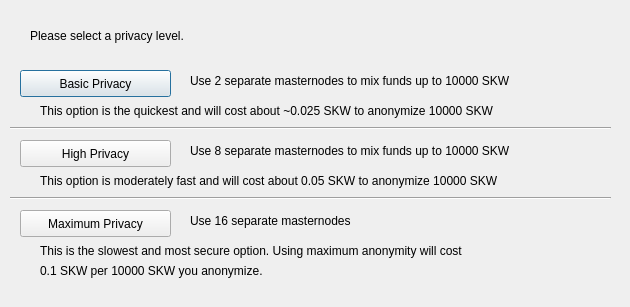
<?xml version="1.0" encoding="UTF-8"?>
<ui version="4.0">
 <class>ObfuscationConfig</class>
 <widget class="QDialog" name="ObfuscationConfig">
  <property name="geometry">
   <rect>
    <x>0</x>
    <y>0</y>
    <width>630</width>
    <height>307</height>
   </rect>
  </property>
  <property name="windowTitle">
   <string>Configure Obfuscation</string>
  </property>
  <widget class="QPushButton" name="buttonBasic">
   <property name="geometry">
    <rect>
     <x>20</x>
     <y>70</y>
     <width>151</width>
     <height>27</height>
    </rect>
   </property>
   <property name="text">
    <string>Basic Privacy</string>
   </property>
  </widget>
  <widget class="QPushButton" name="buttonHigh">
   <property name="geometry">
    <rect>
     <x>20</x>
     <y>140</y>
     <width>151</width>
     <height>27</height>
    </rect>
   </property>
   <property name="text">
    <string>High Privacy</string>
   </property>
  </widget>
  <widget class="QPushButton" name="buttonMax">
   <property name="geometry">
    <rect>
     <x>20</x>
     <y>210</y>
     <width>151</width>
     <height>27</height>
    </rect>
   </property>
   <property name="text">
    <string>Maximum Privacy</string>
   </property>
  </widget>
  <widget class="QLabel" name="label">
   <property name="geometry">
    <rect>
     <x>30</x>
     <y>20</y>
     <width>571</width>
     <height>31</height>
    </rect>
   </property>
   <property name="text">
    <string>Please select a privacy level.</string>
   </property>
  </widget>
  <widget class="QLabel" name="label_2">
   <property name="geometry">
    <rect>
     <x>190</x>
     <y>70</y>
     <width>421</width>
     <height>21</height>
    </rect>
   </property>
   <property name="text">
    <string>Use 2 separate masternodes to mix funds up to 10000 SKW</string>
   </property>
  </widget>
  <widget class="QLabel" name="label_3">
   <property name="geometry">
    <rect>
     <x>190</x>
     <y>140</y>
     <width>411</width>
     <height>21</height>
    </rect>
   </property>
   <property name="text">
    <string>Use 8 separate masternodes to mix funds up to 10000 SKW</string>
   </property>
  </widget>
  <widget class="QLabel" name="label_4">
   <property name="geometry">
    <rect>
     <x>190</x>
     <y>210</y>
     <width>421</width>
     <height>21</height>
    </rect>
   </property>
   <property name="text">
    <string>Use 16 separate masternodes</string>
   </property>
  </widget>
  <widget class="QLabel" name="label_6">
   <property name="geometry">
    <rect>
     <x>40</x>
     <y>100</y>
     <width>561</width>
     <height>21</height>
    </rect>
   </property>
   <property name="text">
    <string>This option is the quickest and will cost about ~0.025 SKW to anonymize 10000 SKW</string>
   </property>
  </widget>
  <widget class="QLabel" name="label_7">
   <property name="geometry">
    <rect>
     <x>40</x>
     <y>170</y>
     <width>561</width>
     <height>21</height>
    </rect>
   </property>
   <property name="text">
    <string>This option is moderately fast and will cost about 0.05 SKW to anonymize 10000 SKW</string>
   </property>
  </widget>
  <widget class="QLabel" name="label_8">
   <property name="geometry">
    <rect>
     <x>40</x>
     <y>240</y>
     <width>561</width>
     <height>21</height>
    </rect>
   </property>
   <property name="text">
    <string>This is the slowest and most secure option. Using maximum anonymity will cost</string>
   </property>
  </widget>
  <widget class="QLabel" name="label_9">
   <property name="geometry">
    <rect>
     <x>40</x>
     <y>260</y>
     <width>561</width>
     <height>21</height>
    </rect>
   </property>
   <property name="text">
    <string>0.1 SKW per 10000 SKW you anonymize.</string>
   </property>
  </widget>
  <widget class="Line" name="line">
   <property name="geometry">
    <rect>
     <x>10</x>
     <y>120</y>
     <width>601</width>
     <height>16</height>
    </rect>
   </property>
   <property name="orientation">
    <enum>Qt::Horizontal</enum>
   </property>
  </widget>
  <widget class="Line" name="line_2">
   <property name="geometry">
    <rect>
     <x>10</x>
     <y>190</y>
     <width>601</width>
     <height>16</height>
    </rect>
   </property>
   <property name="orientation">
    <enum>Qt::Horizontal</enum>
   </property>
  </widget>
 </widget>
 <resources/>
 <connections/>
</ui>
